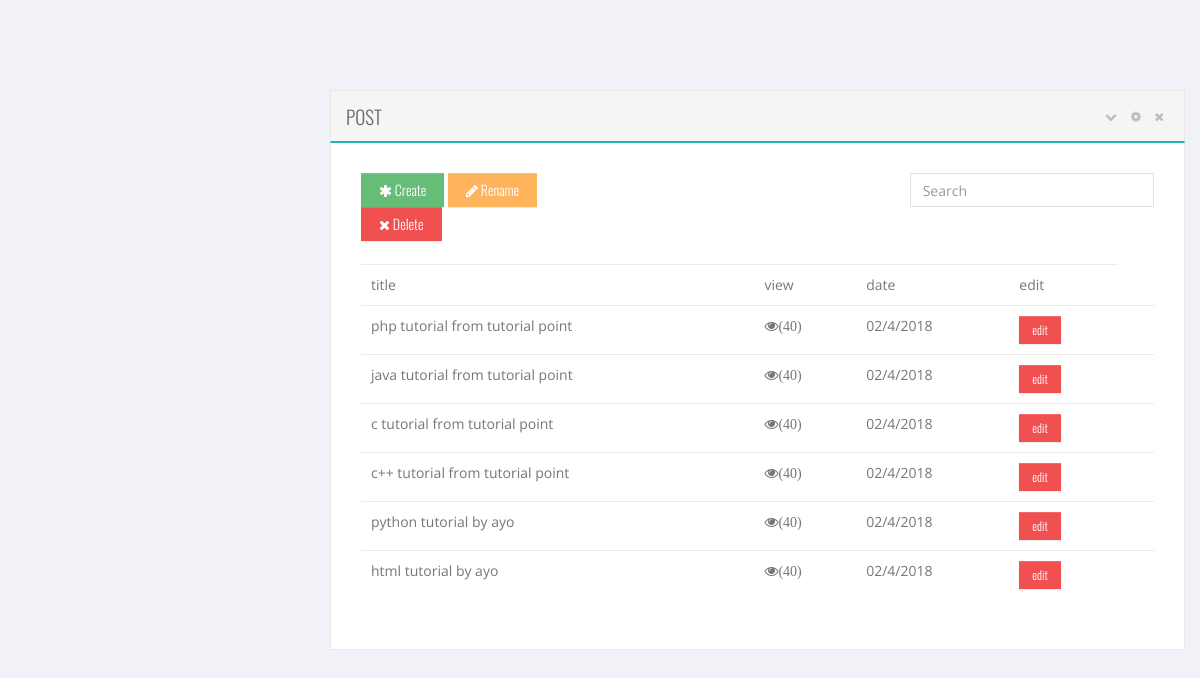
Page /php/adprogram.php (signed in) on the committed database.
### tables this page shows
CREATE TABLE `program` (
  `id` int(11) NOT NULL,
  `name` text NOT NULL,
  `link` text NOT NULL
);

### php/adprogram.php (the view, shortened to what this page needs)
<?php
  include 'include/header.php';
?>
    <body class=" ">
            <section id="main-content" class=" ">
                <section class="wrapper" style='margin-top:60px;display:inline-block;width:100%;padding:15px 0 0 15px;'>
                    <div class="col-lg-12">
                        <section class="box ">
                            <header class="panel_header">
                                <h2 class="title pull-left">post</h2>
                                <div class="actions panel_actions pull-right">
                                    <i class="box_toggle fa fa-chevron-down"></i>
                                    <i class="box_setting fa fa-cog" data-toggle="modal" href="#section-settings"></i>
                                    <i class="box_close fa fa-times"></i>
                                </div>
                            </header>
                            <div class="content-body">    <div class="row">
                                    <div class="col-md-12 col-sm-12 col-xs-12">
                                        <div class="row">
                                            <div class="col-md-4 col-sm-8 col-xs-8">
                                                <a href="editor.php?epr=program&action=post"  class="btn btn-success" onclick="#"><i class="fa fa-asterisk"></i> Create</a>
                                                <button type="button" class="btn btn-warning" onclick="#"><i class="fa fa-pencil"></i> Rename</button>
                                                <button type="button" class="btn btn-danger" onclick="#"><i class="fa fa-remove"></i> Delete</button>
                                            </div>
                                            <div class="col-md-4 col-sm-4 col-xs-4 pull-right">
                                                <input type="text" value="" id="treedata_q" placeholder="Search" class="form-control" />
                                            </div>
                                        </div>
                                        <div class="clearfix"></div><br>
                                            <div class="table-responsive">
                                                <table class="table">
                                                    <tr>
                                                        <td>title</td>
                                                        <td>view</td>
                                                        <td>date</td>
                                                        <td>edit</td>
                                                    </tr>
                                                <?php
		$sql="SELECT * FROM program";
		if ($result = mysqli_query($conn, $sql)){
			while ($row=mysqli_fetch_assoc($result)) {
				echo '
                                                    <tr>
                                                        <td>
                                                            '.$row["name"].'
                                                        </td>
                                                        <td><span class="fa fa-eye">(40)</span></td>
                                                        <td>02/4/2018</td>
                                                        <td>
                                                        	<a href="editor.php?action=edit&epr=program&id='.$row['id'].'"
                                                        	class="btn btn-danger btn-sm">edit
                                                        	</a>
                                                        </td>
                                                        <td></td>
                                                    </tr>';}}?>
                                                </table>
                                            </div>
                                    </div>
                                </div>
                            </div>
                        </section></div>
                </section>
            </section>
    </body>
</html>

### rows in the picture
program: name "php tutorial from tutorial point"
program: name "java tutorial from tutorial point"
program: name "c tutorial from tutorial point"
program: name "c++ tutorial from tutorial point"
program: name "python tutorial by ayo"
program: name "html tutorial by ayo"
